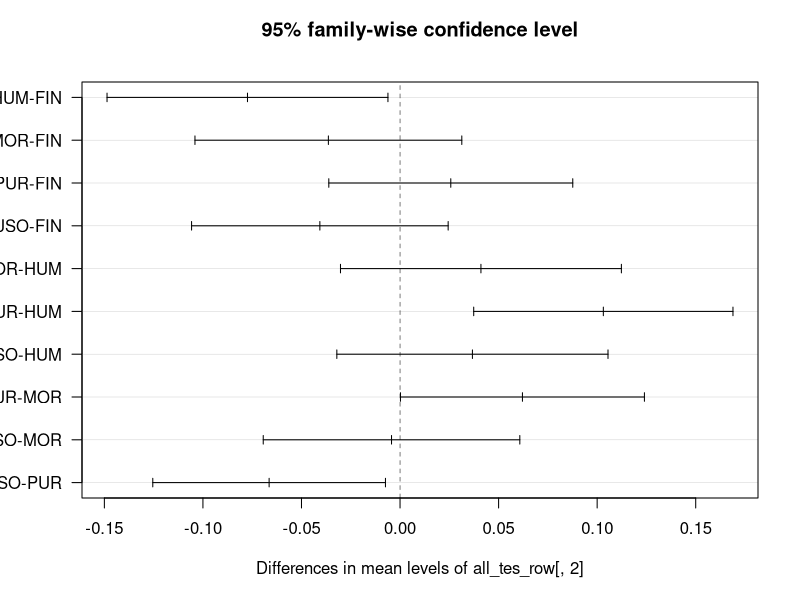
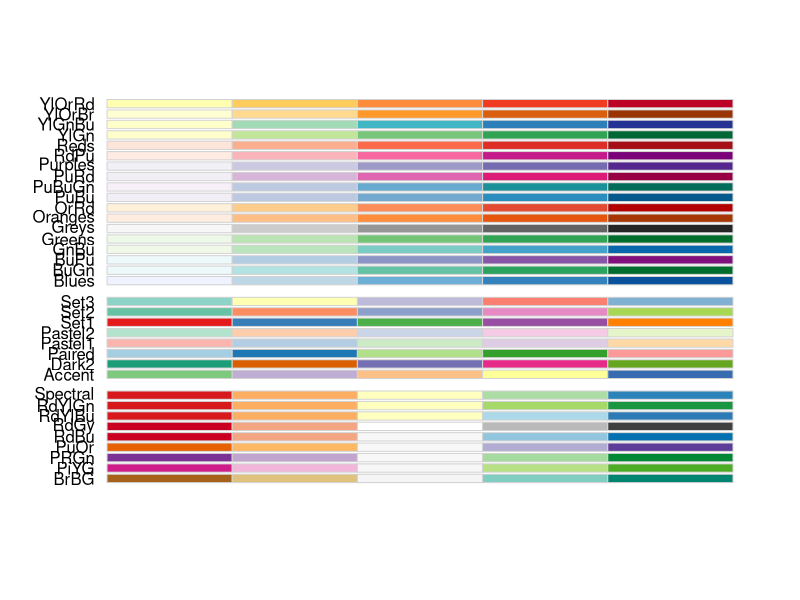
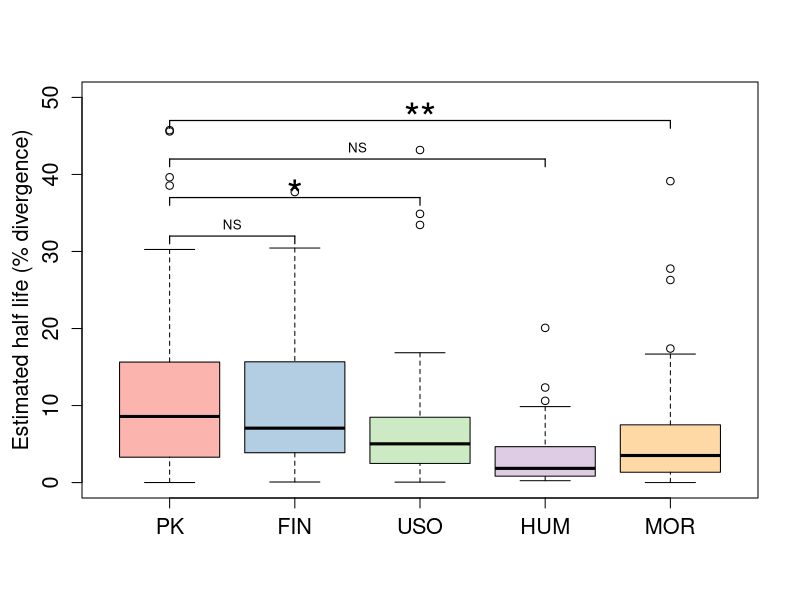

Write the R code that produced these figures, in order. (Note: this script raises an error after producing the figures.)
## ANOVA between the different genomes.
library(RColorBrewer)
setwd("~/Documents/Projects/Summer'14/GitHub/ExploringTEsinCannabisGenome/")
setwd("~/mygit/ExploringTEsinCannabisGenome/")
## Environment files are from a new project
mor_tes <- read.csv("./genome_mor/TEfamilies_CLwise_final_table.csv", as.is = T)
mor_tes_sub <- subset(mor_tes, mor_tes$Estimated.Half.life > 0 & mor_tes$Estimated.Half.life < 1)
#mor_tes_sub <- subset(mor_tes, mor_tes$Estimated.Half.life > 0)
hum_tes <- read.csv("./genome_hum/TEfamilies_CLwise_final_table.csv", as.is = T)
hum_tes_sub <- subset(hum_tes, hum_tes$Estimated.Half.life > 0 & hum_tes$Estimated.Half.life < 1)
#hum_tes_sub <- subset(hum_tes, hum_tes$Estimated.Half.life > 0)
uso_tes <- read.csv("./genome_uso/TEfamilies_CLwise_final_table.csv", as.is = T)
uso_tes_sub <- subset(uso_tes, uso_tes$Estimated.Half.life > 0 & uso_tes$Estimated.Half.life < 1)
#uso_tes_sub <- subset(uso_tes, uso_tes$Estimated.Half.life > 0)
pur_tes <- read.csv("./genome_pk/TEfamilies_CLwise_final_table.csv", as.is = T)
pur_tes_sub <- subset(pur_tes, pur_tes$Estimated.Half.life > 0 & pur_tes$Estimated.Half.life < 1)
#pur_tes_sub <- subset(pur_tes, pur_tes$Estimated.Half.life > 0)
fin_tes <- read.csv("./genome_fin/TEfamilies_CLwise_final_table.csv", as.is = T)
fin_tes_sub <- subset(fin_tes, fin_tes$Estimated.Half.life > 0 & fin_tes$Estimated.Half.life < 1)
#fin_tes_sub <- subset(fin_tes, fin_tes$Estimated.Half.life > 0)


#_______________________________________________
## ANOVA

all_tes_row <- rbind(cbind(HF = pur_tes_sub$Estimated.Half.life, GEN = "PUR"), cbind(HF = fin_tes_sub$Estimated.Half.life, GEN = "FIN"), cbind(HF = uso_tes_sub$Estimated.Half.life, GEN = "USO"), cbind(HF = hum_tes_sub$Estimated.Half.life, GEN = "HUM"), cbind(HF = mor_tes_sub$Estimated.Half.life, GEN = "MOR"))

tes.aov <- aov(all_tes_row[,1] ~ all_tes_row[,2])
summary(tes.aov)
#tes.aov$assign

plot(TukeyHSD(tes.aov), las = 1)


## Difference in the means between the genomes
## We do the Wilcox-Mann Whitney test
t.test(pur_tes_sub$Estimated.Half.life, fin_tes_sub$Estimated.Half.life)
wilcox.test(pur_tes_sub$Estimated.Half.life, fin_tes_sub$Estimated.Half.life)

t.test(pur_tes_sub$Estimated.Half.life, uso_tes_sub$Estimated.Half.life)
wilcox.test(pur_tes_sub$Estimated.Half.life, uso_tes_sub$Estimated.Half.life)

t.test(pur_tes_sub$Estimated.Half.life, mor_tes_sub$Estimated.Half.life)
wilcox.test(pur_tes_sub$Estimated.Half.life, mor_tes_sub$Estimated.Half.life)

t.test(pur_tes_sub$Estimated.Half.life, hum_tes_sub$Estimated.Half.life)
wilcox.test(pur_tes_sub$Estimated.Half.life, hum_tes_sub$Estimated.Half.life)


t.test(mor_tes_sub$Estimated.Half.life, hum_tes_sub$Estimated.Half.life)
wilcox.test(mor_tes_sub$Estimated.Half.life, hum_tes_sub$Estimated.Half.life)

t.test(mor_tes_sub$Estimated.Half.life, fin_tes_sub$Estimated.Half.life)
wilcox.test(mor_tes_sub$Estimated.Half.life, fin_tes_sub$Estimated.Half.life)

t.test(mor_tes_sub$Estimated.Half.life, uso_tes_sub$Estimated.Half.life)
wilcox.test(mor_tes_sub$Estimated.Half.life, uso_tes_sub$Estimated.Half.life)


## Adding significance to the box plot

addSegment <- function(x1, x2, y, label, lwd, cex){
  segments(x0 = x1, x1 = x2, y0 = y, y1 = y, lwd = lwd)
  segments(x0 = x1, x1 = x1, y0 = y -1, y1 = y, lwd = lwd)
  segments(x0 = x2, x1 = x2, y0 = y -1, y1 = y, lwd = lwd)
  text(x = (x1 + x2)/2, y = y + 1.5, labels = label, cex = cex)
}

display.brewer.all(5)
cex.plot = 1.3
line.width = 1.2
cex.low = 0.8
cex.high = 2.5
start.bars <- 32 

figure3 <- boxplot(100 * pur_tes_sub$Estimated.Half.life, 100 * fin_tes_sub$Estimated.Half.life, 100 * uso_tes_sub$Estimated.Half.life, 100 * hum_tes_sub$Estimated.Half.life, 100 * mor_tes_sub$Estimated.Half.life, names = c("PK", "FIN", "USO", "HUM", "MOR"), ylim = c(0, 50), col = brewer.pal(5, "Pastel1"), ylab = "", notch = F, outline = T, cex.axis = cex.plot)
mtext("Estimated half life (% divergence)", side=2, line=2.5, cex=cex.plot)
addSegment(1, 2, start.bars, "NS", lwd = line.width, cex = cex.low)
addSegment(1, 3, start.bars+5, "*", lwd = line.width, cex = cex.high)
addSegment(1, 5, start.bars+15, "**", lwd = line.width, cex = cex.high)
addSegment(1, 4, start.bars+10, "NS", lwd = line.width, cex = cex.low)

#####  ARCHIVE commands



all_tes_sub <- rbind(pur_tes_sub, mor_tes_sub, hum_tes_sub, fin_tes_sub, uso_tes_sub)

qqplot(100 * pur_tes_sub$Estimated.Half.life, 100 * hum_tes_sub$Estimated.Half.life, pch = 20)
abline(0,1)

all_tes_sub <- cbind(PUR = pur_tes_sub$Estimated.Half.life, FIN = fin_tes_sub$Estimated.Half.life, USO = uso_tes_sub$Estimated.Half.life, MOR = mor_tes_sub$Estimated.Halfw.life, HUM = hum_tes_sub$Estimated.Half.life)

all_tes_row <- rbind(cbind(HF = pur_tes_sub$Estimated.Half.life, GEN = "PUR"), cbind(HF = fin_tes_sub$Estimated.Half.life, GEN = "FIN"), cbind(HF = uso_tes_sub$Estimated.Half.life, GEN = "USO"), cbind(HF = hum_tes_sub$Estimated.Half.life, GEN = "HUM"), cbind(HF = mor_tes_sub$Estimated.Half.life, GEN = "MOR"))

all_tes_row <- rbind(cbind(HF = pur_tes$Estimated.Half.life, GEN = "PUR"), cbind(HF = fin_tes$Estimated.Half.life, GEN = "FIN"), cbind(HF = uso_tes$Estimated.Half.life, GEN = "USO"), cbind(HF = hum_tes$Estimated.Half.life, GEN = "HUM"), cbind(HF = mor_tes$Estimated.Half.life, GEN = "MOR"))

c(length(pur_tes_sub$Estimated.Half.life), length(mor_tes_sub$Estimated.Half.life), length(hum_tes_sub$Estimated.Half.life), length(fin_tes_sub$Estimated.Half.life), length(uso_tes_sub$Estimated.Half.life))


100 * c(mean(pur_tes_sub$Estimated.Half.life, na.rm = T), mean(fin_tes_sub$Estimated.Half.life, na.rm = T), mean(uso_tes_sub$Estimated.Half.life, na.rm = T), mean(mor_tes_sub$Estimated.Half.life, na.rm = T), mean(hum_tes_sub$Estimated.Half.life, na.rm = T))

100 * c(sd(pur_tes_sub$Estimated.Half.life, na.rm = T), sd(fin_tes_sub$Estimated.Half.life, na.rm = T), sd(uso_tes_sub$Estimated.Half.life, na.rm = T), sd(mor_tes_sub$Estimated.Half.life, na.rm = T), sd(hum_tes_sub$Estimated.Half.life, na.rm = T))

c("PUR","FIN","USO","MOR","HUM")



